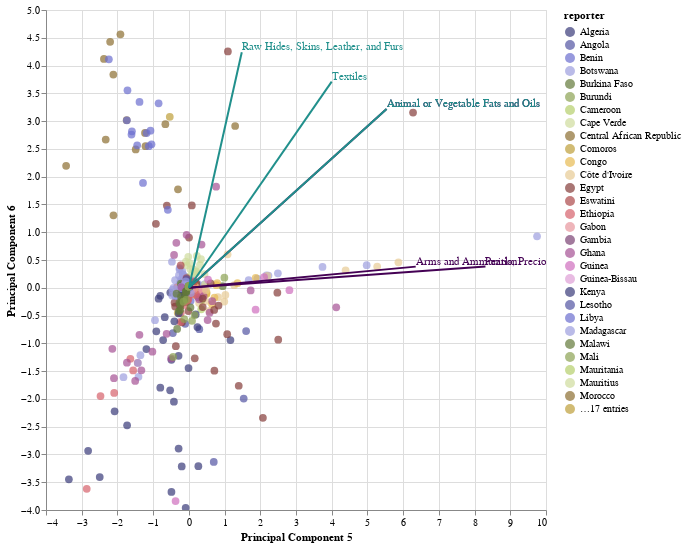

Notebook cell for this chart:
### Code cell
biplot_PCA(sector_features, 10, 5, 6, obs='reporter.ISO')

### Figure 1 — Vega-Lite specification as saved in the notebook (floating-point values rounded to 4 significant figures; data arrays with more than 128 entries replaced by an {"elided": "..."} marker saying what was removed)
{"config": {"view": {"continuousWidth": 400, "continuousHeight": 300}}, "layer": [{"data": {"name": "data-544240d14880532e6ebb9b8de15be9d0"}, "mark": {"type": "circle", "size": 60}, "encoding": {"color": {"type": "nominal", "field": "reporter", "legend": {"orient": "right"}, "scale": {"scheme": "category20b"}}, "tooltip": [{"type": "nominal", "field": "reporter"}, {"type": "nominal", "field": "year"}, {"type": "nominal", "field": "Income group (World Bank)"}, {"type": "nominal", "field": "Country status (UN)"}], "x": {"type": "quantitative", "axis": {"title": "Principal Component 5"}, "field": "PC5"}, "y": {"type": "quantitative", "axis": {"title": "Principal Component 6"}, "field": "PC6"}}, "selection": {"selector003": {"type": "interval", "bind": "scales", "encodings": ["x", "y"]}}}, {"data": {"name": "data-678a6e38c2810a834b5b2c85af9c8018"}, "mark": {"type": "line", "color": "#440154FF"}, "encoding": {"detail": {"type": "nominal", "field": "index"}, "x": {"type": "quantitative", "field": "PC5"}, "y": {"type": "quantitative", "field": "PC6"}}, "height": 500, "width": 500}, {"data": {"name": "data-ea830652f549b6152f99922c7b9dc6b3"}, "mark": {"type": "line", "color": "#21908CFF"}, "encoding": {"detail": {"type": "nominal", "field": "index"}, "x": {"type": "quantitative", "field": "PC5"}, "y": {"type": "quantitative", "field": "PC6"}}, "height": 500, "width": 500}, {"data": {"name": "data-c43a781bc073c8e2c8344bb4a8d18878"}, "mark": {"type": "text", "align": "left", "baseline": "bottom", "color": "#440154FF"}, "encoding": {"text": {"type": "nominal", "field": "index"}, "x": {"type": "quantitative", "field": "PC5"}, "y": {"type": "quantitative", "field": "PC6"}}}, {"data": {"name": "data-c93c3dee69b7b16cd05d3ad04c0f51f7"}, "mark": {"type": "text", "align": "left", "baseline": "bottom", "color": "#21908CFF"}, "encoding": {"text": {"type": "nominal", "field": "index"}, "x": {"type": "quantitative", "field": "PC5"}, "y": {"type": "quantitative", "field": "PC6"}}}], "$schema": "https://vega.github.io/schema/vega-lite/v4.8.1.json", "datasets": {"data-544240d14880532e6ebb9b8de15be9d0": {"elided": "624 records"}, "data-678a6e38c2810a834b5b2c85af9c8018": [{"index": "Animal or Vegetable Fats and Oils", "PC5": 5.536, "PC6": 3.218}, {"index": "Arms and Ammunition", "PC5": 6.352, "PC6": 0.3807}, {"index": "Pearls, Precious Stones and Metals", "PC5": 8.305, "PC6": 0.3823}, {"index": "Animal or Vegetable Fats and Oils", "PC5": 0.0, "PC6": 0.0}, {"index": "Arms and Ammunition", "PC5": 0.0, "PC6": 0.0}, {"index": "Pearls, Precious Stones and Metals", "PC5": 0.0, "PC6": 0.0}], "data-ea830652f549b6152f99922c7b9dc6b3": [{"index": "Animal or Vegetable Fats and Oils", "PC5": 5.536, "PC6": 3.218}, {"index": "Textiles", "PC5": 3.999, "PC6": 3.711}, {"index": "Raw Hides, Skins, Leather, and Furs", "PC5": 1.482, "PC6": 4.241}, {"index": "Animal or Vegetable Fats and Oils", "PC5": 0.0, "PC6": 0.0}, {"index": "Textiles", "PC5": 0.0, "PC6": 0.0}, {"index": "Raw Hides, Skins, Leather, and Furs", "PC5": 0.0, "PC6": 0.0}], "data-c43a781bc073c8e2c8344bb4a8d18878": [{"index": "Animal or Vegetable Fats and Oils", "PC5": 5.536, "PC6": 3.218}, {"index": "Arms and Ammunition", "PC5": 6.352, "PC6": 0.3807}, {"index": "Pearls, Precious Stones and Metals", "PC5": 8.305, "PC6": 0.3823}], "data-c93c3dee69b7b16cd05d3ad04c0f51f7": [{"index": "Animal or Vegetable Fats and Oils", "PC5": 5.536, "PC6": 3.218}, {"index": "Textiles", "PC5": 3.999, "PC6": 3.711}, {"index": "Raw Hides, Skins, Leather, and Furs", "PC5": 1.482, "PC6": 4.241}]}}
